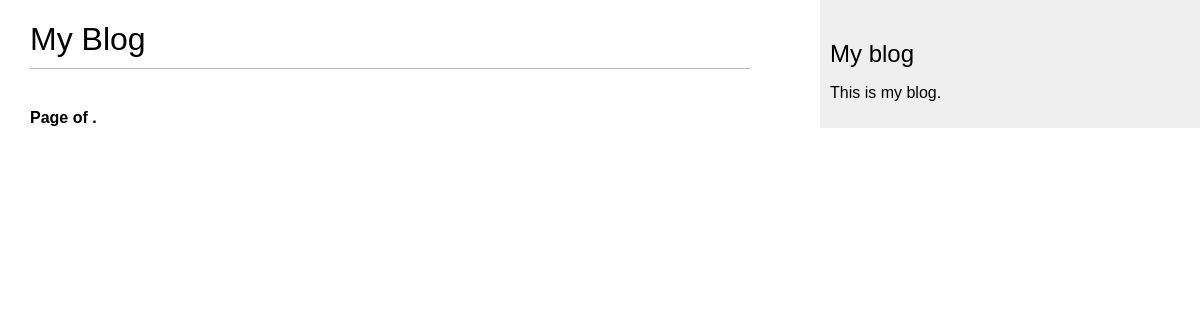
Page /blog/ on the earlier database version.
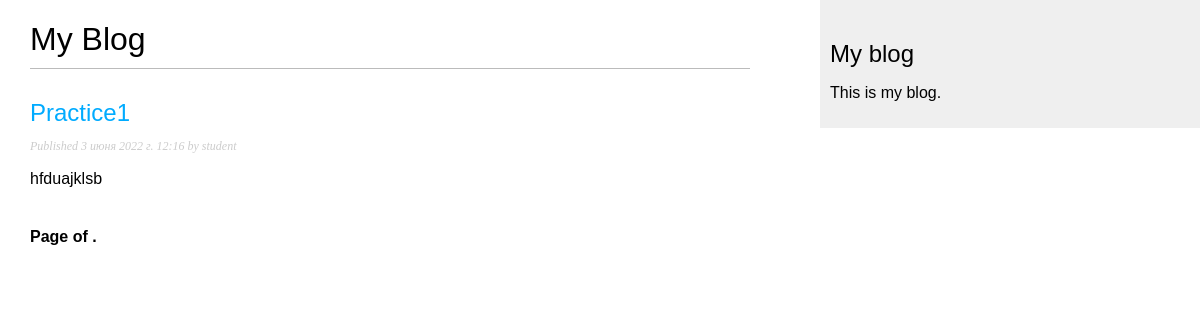
Same page on the later database version.
### blog/models.py (models this page shows, shortened)
class Post(models.Model):
    class Status(models.TextChoices):
        DRAFT = 'DF', 'DRAFT'
        PUBLISHED = 'PB', 'Published'
    title = models.CharField(max_length=250)
    slug = models.SlugField(max_length=250)
    author = models.ForeignKey(User,
                               on_delete=models.CASCADE,
                               related_name='blog_posts')
    body = models.TextField()
    publish = models.DateTimeField(default=timezone.now)
    created = models.DateTimeField(auto_now_add=True)
    updated = models.DateTimeField(auto_now=True)
    status = models.CharField(max_length=2,
                              choices=Status.choices,
                              default=Status.DRAFT)
    objects = models.Manager()
    published = PublishedManager()
    class Meta:
        ordering = ['-publish']
        indexes = [
            models.Index(fields=['-publish'])
        ]

### blog/views.py (the view)
# urls.py: path('', views.post_list, name='post_list'),
def post_list(request):
    posts = Post.published.all()
    return render(request, 'blog/post/list.html', {'posts': posts})

### blog/models.py (called while the page is built)
    def get_queryset(self):
        return super().get_queryset().filter(status=Post.Status.PUBLISHED)

### blog/templates/blog/post/list.html (shortened to what this page needs)
{% extends "blog/base.html" %}
{% block content %}
  <h1>My Blog</h1>
  {% for post in posts %}
    <h2>
      <a href="{{ post.get_absolute_url }}">
        {{ post.title }}
      </a>
    </h2>
    <p class="date">
      Published {{ post.publish }} by {{ post.author }}
    </p>
    {{ post.body|truncatewords:30|linebreaks }}
  {% endfor %}
  {% include "pagination.html" with page=page_obj %}
{% endblock %}

Differences in the rows shown:
added Post: title "Practice1", publish "3 июня 2022 г. 12:16", author "student", body "hfduajklsb"
